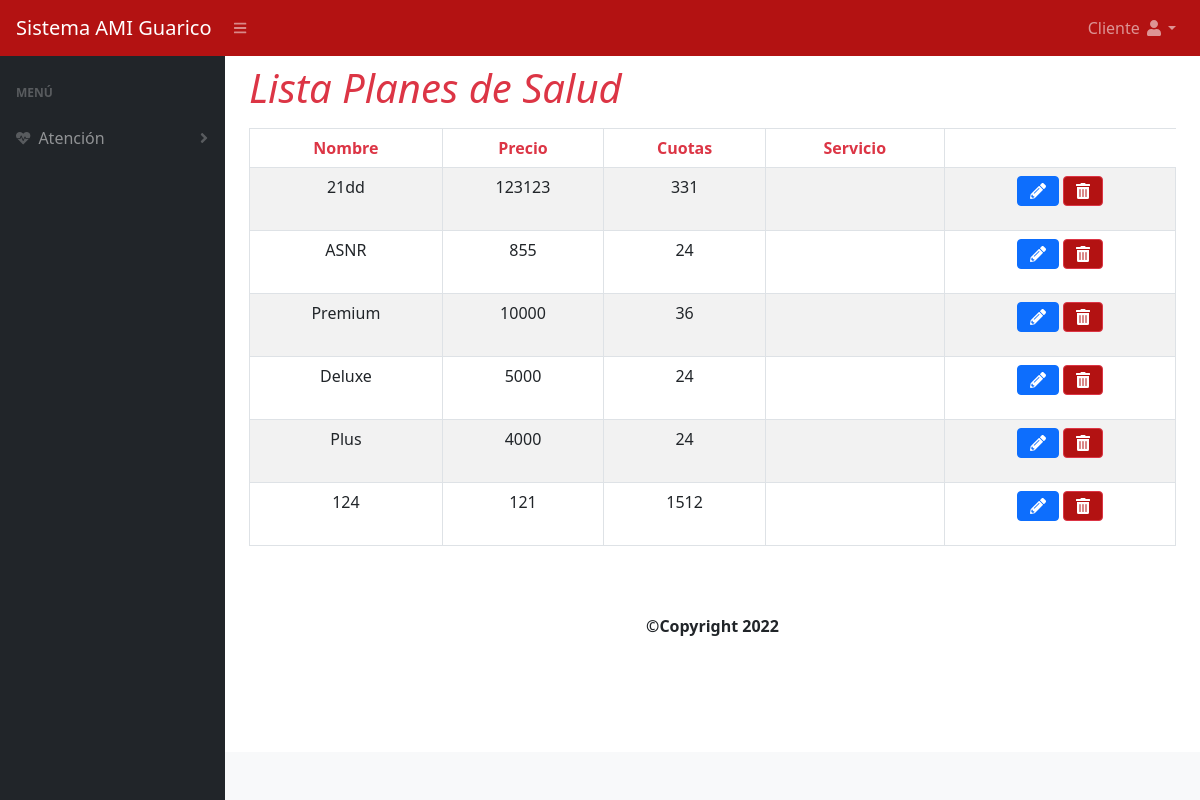
The page /controlador/listar_plan.php (signed in) on the database its author committed.
### tables this page shows
CREATE TABLE `plan_de_salud` (
  `id_PlanDeSalud` int(11) NOT NULL,
  `nombre` varchar(30) NOT NULL,
  `precio` double NOT NULL,
  `nro_cuotas` int(11) NOT NULL
);

### modelo/plan_s.php (called while the page is built, shortened)
<?php
class Plandesalud extends BD
{
      public function Buscartodo(){
      $strSql = "SELECT * FROM plan_de_salud";
  try {
          $strExec = BD::prepare($strSql);
          $strExec->execute();
          $respuestaArreglo = $strExec->fetchAll(PDO::FETCH_ASSOC);
          $respuestaArreglo += ['estatus' => true];
          return $respuestaArreglo;
      } catch (PDOException $e) {
          $errorReturn = ['estatus' => false];
          $errorReturn += ['info' => "error sql:{$e}"];
          return $errorReturn;
      }
  }
      }
 ?>

### vista/listar_plan.php (the view, shortened to what this page needs)
<div class="container caja">
		<div class="row">
			<div class="col-lg-12">
				<nav class="navbar navbar-light justify-content-between">
					<h1 class="text-danger navba-brand"><i>Lista Planes de Salud</i></h1>
				</nav>
			</div>
		</div>
		<div class="row">
			<div class="col-lg-12">
				<div class="table-responsive">
				<table class="table table-striped table-bordered">
					<thead>
						<tr class="text-center text-danger">
							<th scope="col">Nombre</th>
							<th scope="col">Precio</th>
							<th scope="col">Cuotas</th>
              <th scope="col">Servicio</th>
						</tr>
					</thead>
					<tbody id="filas_plan">
						<?php
						foreach ($consulta as $valor) {
							if (isset($valor['id_PlanDeSalud'])){
						?>
						<tr id="<?php echo $valor['id_PlanDeSalud']?>">
							<td class="text-center"><?php echo $valor['nombre']?></td>
							<td class="text-center"><?php echo $valor['precio']?></td>
							<td class="text-center"><?php echo $valor['nro_cuotas']?></td>
              <td class="text-center"><?php echo $valor['id_servicio']?></td>
							<td class="text-center">
								<form action="?pagina=listar_plan" method="post">
	  							<button class="btn btn-primary" value="<?php echo $valor['id_PlanDeSalud']?>" name="editar"  title="Modificar" onclick="return ConfirmEdit()"><i class="fas fa-pencil-alt"></i></button>
	  							<button class="btn btn-danger" value="<?php echo $valor['id_PlanDeSalud']?>" id="eliminar_plan" title="Eliminar" name="eliminar" onclick="return ConfirmDelete()"><i class="fas fa-trash-alt" ></i></button>
	  							</form >
							</td>
						</tr>
						<?php
								}
							}
						?>
					</tbody>
				</table>
				</div>
			</div>
		</div>
	</div>
                        <?php include 'vista/pie.php'; ?>
        <footer class="py-4 bg-light mt-auto">

### rows shown on the page
plan_de_salud: nombre "21dd", precio "123123", nro_cuotas "331", $valor['id_PlanDeSalud'] 25 (drawn)
plan_de_salud: nombre "ASNR", precio "855", nro_cuotas "24", $valor['id_PlanDeSalud'] 26 (drawn)
plan_de_salud: nombre "Premium", precio "10000", nro_cuotas "36", $valor['id_PlanDeSalud'] 445 (drawn)
plan_de_salud: nombre "Deluxe", precio "5000", nro_cuotas "24", $valor['id_PlanDeSalud'] 456 (drawn)
plan_de_salud: nombre "Plus", precio "4000", nro_cuotas "24", $valor['id_PlanDeSalud'] 877 (drawn)
plan_de_salud: nombre "124", precio "121", nro_cuotas "1512", $valor['id_PlanDeSalud'] 2314 (drawn)

### other values the page prints
$_SESSION['rol_usuario'] "Cliente"
